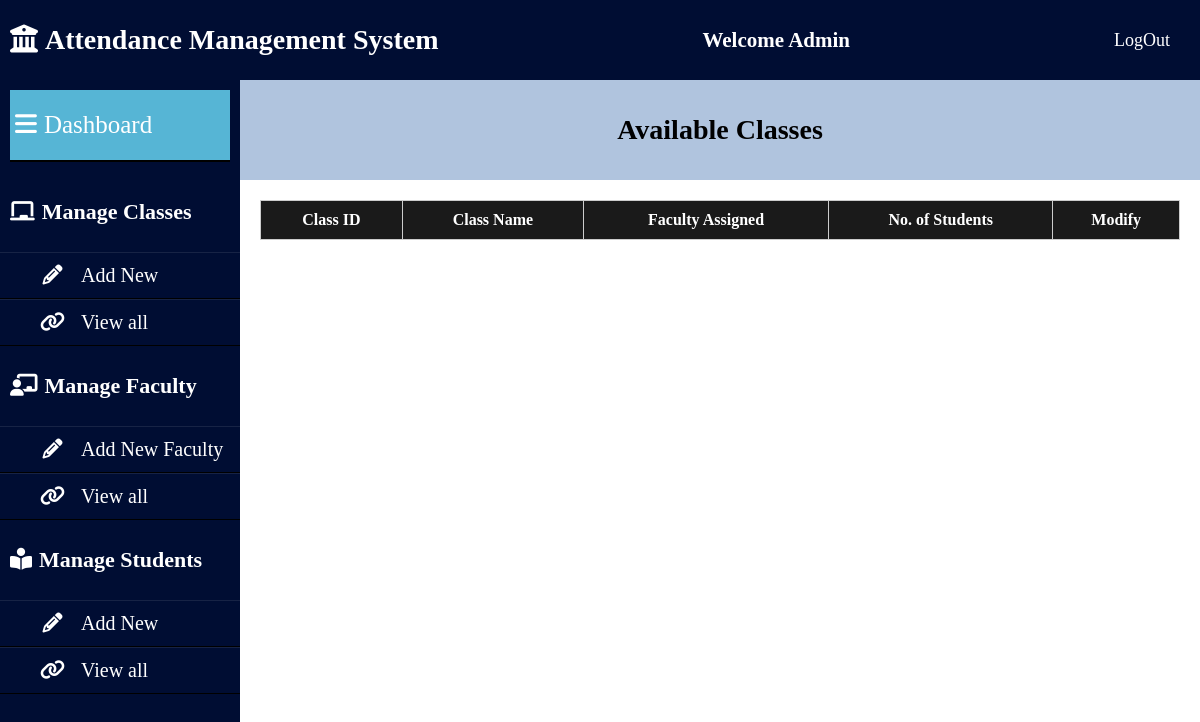
Before: /viewclass (signed in) with the older database file.
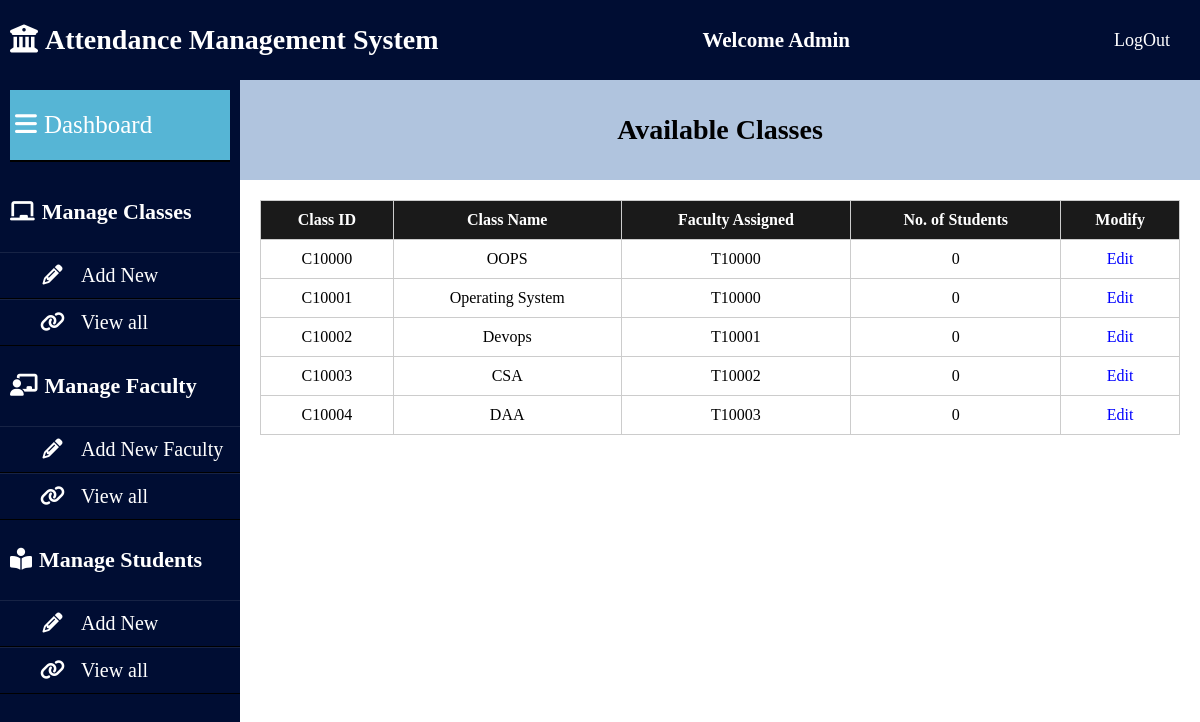
After: the same page with the newer database file.
### AMS_APP/models.py (models this page shows, shortened)
class Subject(models.Model):
    subject_id=models.CharField(max_length=15)
    subject_name=models.CharField(max_length=30)
    teacher_id=models.CharField(max_length=15)
    classes_held=models.IntegerField()
    number_of_students=models.IntegerField()
    class_info=models.TextField()

### AMS_APP/views.py (the view)
# urls.py: path('viewclass', views.viewclass, name='viewclass'),
def viewclass(request):
    if request.user.is_anonymous:
        return redirect("/")
    subject_list=(Subject.objects.all())
    return render(request, 'viewclass.html',
                  {'subject_list':subject_list})

### template/viewclass.html (shortened to what this page needs)
{% load static %}
<!DOCTYPE html>
<html lang="en">
<head>
    <link rel="stylesheet" href="https://cdnjs.cloudflare.com/ajax/libs/font-awesome/6.4.0/css/all.min.css">
    <link rel="stylesheet" type="text/css" href="{% static 'css/admindashboard.css'%}">
</head>
<body>
    <header class="mainheader">
        <h1><i class="fas fa-university"></i>Attendance Management System</h1>
        <h2>Welcome Admin</h2>
        <a href="/logoutuser" class="btn">LogOut</a>
    </header>
    <aside>
        <header>
            <a href="AdminDashboard">
                <i class="fas fa-bars"></i>Dashboard
            </a>
        </header>
        <ul>
            <li><h4><i class="fas fa-chalkboard"></i>Manage Classes</h4></li>
            <ul>
                <li><a href="/courseadd"><i class="fa fa-pencil fa-fw"></i>Add New</a></li>
                <li><a href="/viewclass"><i class="fa fa-link"></i>View all</a></li>
            </ul>
        </ul>
        <ul>
            <li><h4><i class="fas fa-chalkboard-teacher"></i>Manage Faculty</h4></li>
            <ul>
                <li><a href="/teacher"><i class="fa fa-pencil fa-fw"></i>Add New Faculty</a></li>
                <li><a href="/viewfaculty"><i class="fa fa-link"></i>View all</a></li>
            </ul>
        </ul>
        <ul>
            <li><h4><i class="fas fa-book-reader" aria-hidden="true"></i>Manage Students</h4></li>
            <ul>
                <li><a href="/addnewstudent"><i class="fa fa-pencil fa-fw"></i>Add New</a></li>
                <li><a href="/viewstudent"><i class="fa fa-link"></i>View all</a></li>
            </ul>
        </ul>
    </aside>
    <div class="content-container">
</head>
    <header id="topic">
        <h1>Available Classes</h1>
    </header>
    <main>
        <table id="class-table">
            <thead>
                <tr>
                    <th>Class ID</th>
                    <th>Class Name</th>
                    <th>Faculty Assigned</th>
                    <th>No. of Students</th>
                    <th>Modify</th>
                </tr>
            </thead>
            <tbody>
                {% for q in subject_list %}
						  <tr>
							<td>{{q.subject_id}}</td>
							<td>{{q.subject_name}}</td>
							<td>{{q.teacher_id}}</td>
                            <td>{{q.number_of_students}}</td>
							<td><a href="/class_mgmt/?subject_id={{ q.subject_id }}">Edit</a></td>
						  </tr>
						  {% endfor %}
            </tbody>
        </table>
    </main>
    </div>
</body>
</html>

Changed rows visible on the page:
added Subject: subject_id "C10000", subject_name "OOPS", teacher_id "T10000", number_of_students "0"
added Subject: subject_id "C10001", subject_name "Operating System", teacher_id "T10000", number_of_students "0"
added Subject: subject_id "C10002", subject_name "Devops", teacher_id "T10001", number_of_students "0"
added Subject: subject_id "C10003", subject_name "CSA", teacher_id "T10002", number_of_students "0"
added Subject: subject_id "C10004", subject_name "DAA", teacher_id "T10003", number_of_students "0"
